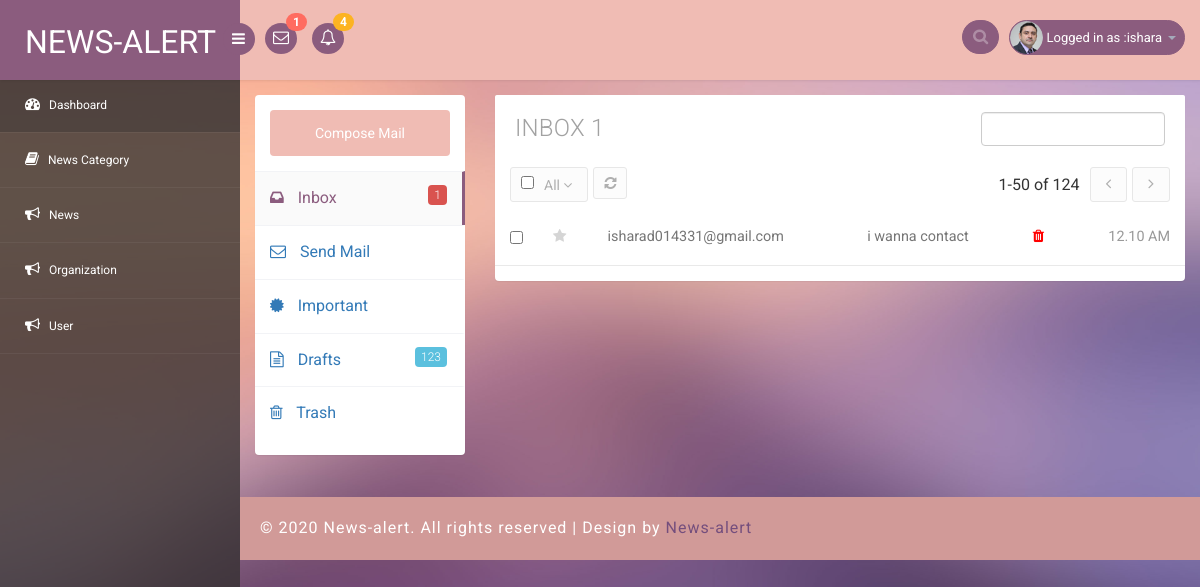
The app's page /mail/1/detail (signed in), older data.
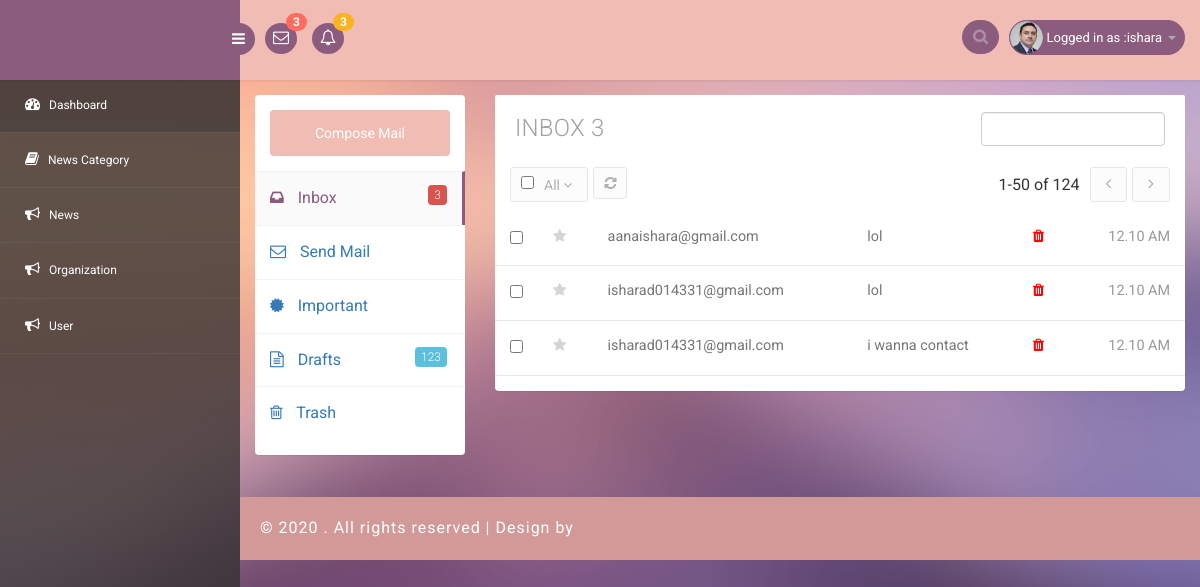
The same page, newer data.
### newsapp/models.py (models this page shows, shortened)
class TimeStamp(models.Model):
    created_at = models.DateTimeField(auto_now_add=True)
    updated_at = models.DateTimeField(auto_now=True, null=True, blank=True)
    active = models.BooleanField(default=True)
    class Meta:
        abstract = True

class Organization(TimeStamp):
    name = models.CharField(max_length=200)
    logo = models.ImageField(upload_to="logo")
    email = models.EmailField()
    phone = models.CharField(max_length=200)
    address = models.CharField(max_length=200)
    slogan = models.CharField(max_length=200, null=True, blank=True)
    about = models.TextField()
    mission_and_vision = models.TextField()
    website = models.CharField(max_length=200)

class Contact(TimeStamp):
    name = models.CharField(max_length=200)
    email = models.EmailField()
    message = models.TextField()

### newsapp/views.py (the view)
# urls.py: path("mail/<int:pk>/detail",AdminMailDetailView.as_view(),name="maildetail"),
class AdminMailDetailView(AdminBaseMixin,DetailView):
    template_name = "admintemplate/adminmaildetail.html"
    model = Contact
    context_object_name = "mailobject"

### newsapp/views.py (called while the page is built)
    def dispatch(self, request, *args, **kwargs):
        if request.user.is_authenticated:
            pass
        else:
            return redirect("/signin/")
        return super().dispatch(request, *args, **kwargs)

    def get_context_data(self, **kwargs):
        context = super().get_context_data(**kwargs)
        context['organization']=Organization.objects.first()
        context['allmessage'] =Contact.objects.order_by('-id')
        context['countmail'] = Contact.objects.count()
        context['countsendmail'] = Mail.objects.count()
        context['countsub'] = Subscriber.objects.count()
        context['countcat'] = Category.objects.count()
        context['countnews'] = News.objects.count()
        context['allsub']=Subscriber.objects.order_by('-id')
        return context

### templates/admintemplate/adminmaildetail.html (shortened to what the changed rows need)
  {% extends "admintemplate/base.html" %}
{% load static %}
{% block content %}
<section id="main-content">
  <section class="wrapper">
    <div class="mail-w3agile">
        <div class="row">
            <div class="col-sm-3 com-w3ls">
                <section class="panel">
                    <div class="panel-body">
                        <ul class="nav nav-pills nav-stacked mail-nav">
                            <li class="active"><a href="mail.html"> <i class="fa fa-inbox"></i> Inbox  <span class="label label-danger pull-right inbox-notification">{{countmail}}</span></a></li>
                        </ul>
                    </div>
                </section>
            </div>
            <div class="col-sm-9 mail-w3agile">
                <section class="panel">
                    <header class="panel-heading wht-bg">
                       <h4 class="gen-case">Inbox {{countmail}}
                        <form action="#" class="pull-right mail-src-position">
                        </form>
                       </h4>
                    </header>
                    <div class="panel-body minimal">
                        <div class="table-inbox-wrap ">
                            <table class="table table-inbox table-hover">
                        <tbody>
                          {% for mail in allmessage %}
                        <tr class="">
                            <td class="inbox-small-cells">
                                <input type="checkbox" class="mail-checkbox">
                            </td>
                            <td class="inbox-small-cells"><i class="fa fa-star"></i></td>
                            <td class="view-message  dont-show"><a href="#">{{mail.email}}</a></td>
                            <td class="view-message "><a href="#">{{mail.message|truncatewords:"4"}}</a></td>
                            <td class="view-message  inbox-small-cells"><a href="{% url 'newsapp:maildelete' mail.id %}"> <i class="fa fa-trash" style="color: red"></i></a></td>
                            <td class="view-message  text-right">12.10 AM</td>
                        </tr>
                     {% endfor %}
                        </tbody>
                        </table>
                        </div>
                    </div>
                </section>
            </div>
        </div>
        </div>
</section>
 {% endblock %}

### templates/admintemplate/base.html (shortened to what this page needs)
{% load static %}
<!DOCTYPE html>
<head>
<link rel="stylesheet" href="{% static 'adminstatic/css/bootstrap.min.css' %}" >
<link href="{% static 'adminstatic/css/style.css' %}" rel='stylesheet' type='text/css' />
<link href="{% static 'adminstatic/css/style-responsive.css' %}" rel="stylesheet"/>
<link rel="stylesheet" href="{% static 'adminstatic/css/font.css' %}" type="text/css"/>
<link href="{% static 'adminstatic/css/font-awesome.css' %}"rel="stylesheet">
<link rel="stylesheet" href="{% static 'adminstatic/css/morris.css' %}" type="text/css"/>
<link rel="stylesheet" href="{% static 'adminstatic/css/monthly.css' %}">
</head>
<body>
<section id="container">
<header class="header fixed-top clearfix">
<div class="brand">
    <a href="{% url 'newsapp:adminhome' %}" class="logo">
       {{organization.name}}
    </a>
    <div class="sidebar-toggle-box">
        <div class="fa fa-bars"></div>
    </div>
</div>
<div class="nav notify-row" id="top_menu">
    <ul class="nav top-menu">
        <li id="header_inbox_bar" class="dropdown">
            <a data-toggle="dropdown" class="dropdown-toggle" href="#">
                <i class="fa fa-envelope-o"></i>
                <span class="badge bg-important">{{countmail}}</span>
            </a>
        </li>
        <li id="header_notification_bar" class="dropdown">
            <a data-toggle="dropdown" class="dropdown-toggle" href="#">
                <i class="fa fa-bell-o"></i>
                <span class="badge bg-warning">{{countsub}}</span>
            </a>
        </li>
    </ul>
</div>
<div class="top-nav clearfix">
    <ul class="nav pull-right top-menu">
        <li>
            <input type="text" class="form-control search" placeholder=" Search">
        </li>
        <li class="dropdown">
        {% if request.user.is_authenticated %}
            <a data-toggle="dropdown" class="dropdown-toggle" href="#">
                <img alt="" src="images/2.png">
                <span class="username">Logged in as :{{request.user}}</span>
                <b class="caret"></b>
            </a>
            {% endif %}
        </li>
    </ul>
</div>
</header>
<aside>
    <div id="sidebar" class="nav-collapse">
        <div class="leftside-navigation">
            <ul class="sidebar-menu" id="nav-accordion">
                <li>
                    <a class="active" href="index.html">
                        <i class="fa fa-dashboard"></i>
                        <span>Dashboard</span>
                    </a>
                </li>
                <li>
                    <a href="{% url 'newsapp:categorycreate' %}">
                        <i class="fa fa-book"></i>
                        <span>News Category</span>
                    </a>
                </li>
                <li>
                    <a href="{% url 'newsapp:newscreate' %}">
                        <i class="fa fa-bullhorn"></i>
                        <span>News </span>
                    </a>
                </li>
                  <li>
                    <a href="{% url 'newsapp:organizationcreate' %}">
                        <i class="fa fa-bullhorn"></i>
                        <span>Organization </span>
                    </a>
                </li>
                <li>
                    <a href="{% url 'newsapp:signup' %}">
                        <i class="fa fa-bullhorn"></i>
                        <span>User </span>
                    </a>
                </li>
            </ul>
        </div>
    </div>
</aside>
     {% block content %}
{% endblock %}
		  <div class="footer">
			<div class="wthree-copyright">
			  <p>© 2020 {{organization.name}}. All rights reserved | Design by <a href="#">{{organization.name}}</a></p>
			</div>
		  </div>
</section>
</section>
</body>
</html>

Row changes from the older to the newer data that the page shows:
removed Organization: name "NEWS-ALERT", name "News-alert"
added Contact: email "aanaishara@gmail.com", message "lol"
added Contact: email "isharad014331@gmail.com", message "lol"
Text that changed along with them:
{{ countmail }}: "1" → "3"
{{ countsub }}: "4" → "3"
